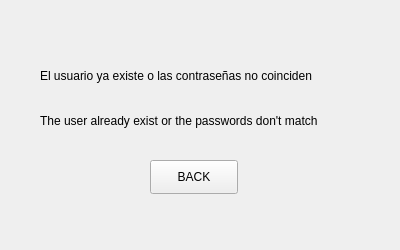
<?xml version="1.0" encoding="UTF-8"?>
<ui version="4.0">
 <class>error_404</class>
 <widget class="QWidget" name="error_404">
  <property name="windowModality">
   <enum>Qt::ApplicationModal</enum>
  </property>
  <property name="geometry">
   <rect>
    <x>0</x>
    <y>0</y>
    <width>400</width>
    <height>250</height>
   </rect>
  </property>
  <property name="minimumSize">
   <size>
    <width>400</width>
    <height>250</height>
   </size>
  </property>
  <property name="maximumSize">
   <size>
    <width>400</width>
    <height>250</height>
   </size>
  </property>
  <property name="windowTitle">
   <string>Form</string>
  </property>
  <widget class="QLabel" name="texto_1">
   <property name="geometry">
    <rect>
     <x>40</x>
     <y>50</y>
     <width>321</width>
     <height>51</height>
    </rect>
   </property>
   <property name="text">
    <string>El usuario ya existe o las contraseñas no coinciden</string>
   </property>
  </widget>
  <widget class="QLabel" name="label_2">
   <property name="geometry">
    <rect>
     <x>40</x>
     <y>100</y>
     <width>331</width>
     <height>41</height>
    </rect>
   </property>
   <property name="text">
    <string>The user already exist or the passwords don't match</string>
   </property>
  </widget>
  <widget class="QPushButton" name="boton_back">
   <property name="geometry">
    <rect>
     <x>150</x>
     <y>160</y>
     <width>88</width>
     <height>34</height>
    </rect>
   </property>
   <property name="text">
    <string>BACK</string>
   </property>
  </widget>
 </widget>
 <resources/>
 <connections/>
</ui>
